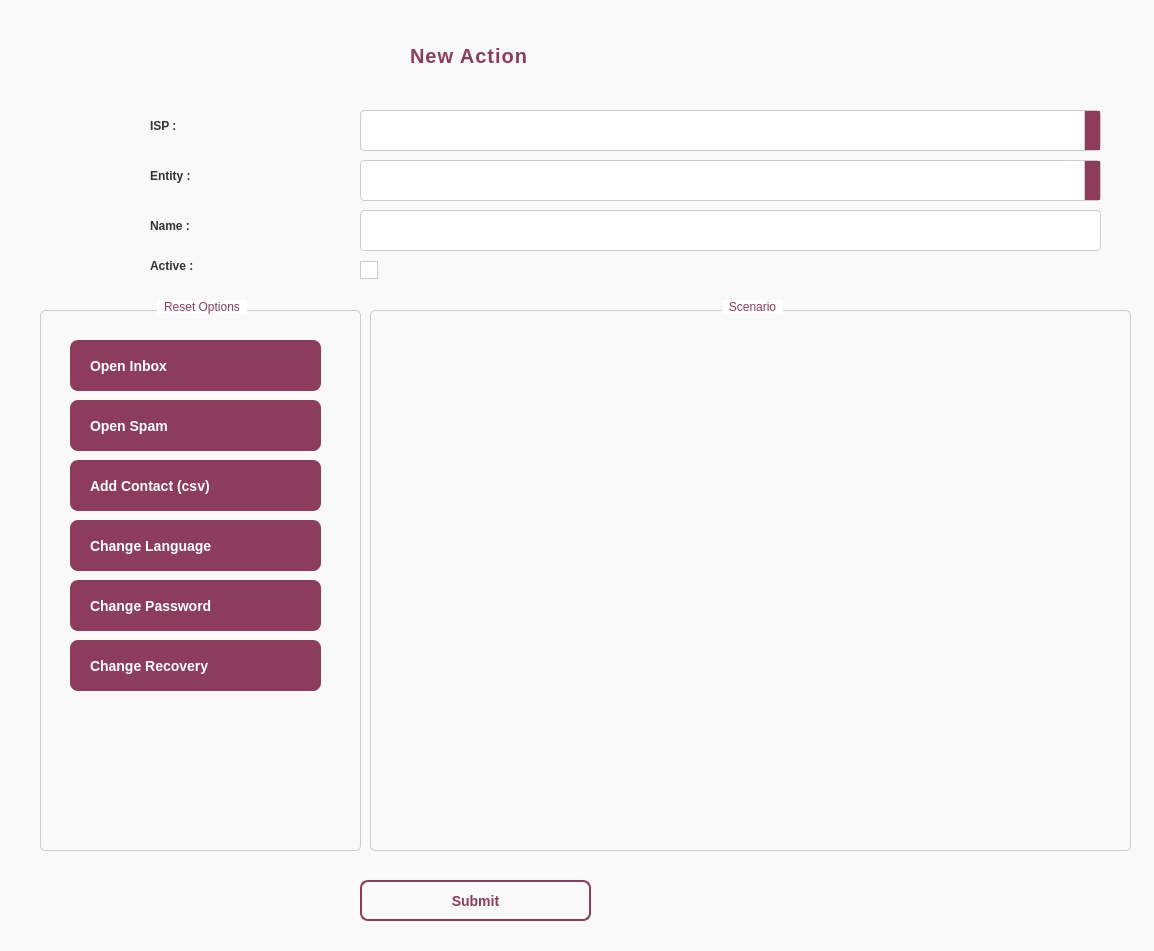
<?xml version="1.0" encoding="UTF-8"?>
<ui version="4.0">
 <class>Form</class>
 <widget class="QWidget" name="Form">
  <property name="geometry">
   <rect>
    <x>0</x>
    <y>0</y>
    <width>1154</width>
    <height>951</height>
   </rect>
  </property>
  <property name="windowTitle">
   <string>Form</string>
  </property>
  <property name="styleSheet">
   <string notr="true">QWidget {
    background-color: #F9F9F9; 
    font-family: &quot;Segoe UI&quot;; 
    font-size: 12px; 
    color: #333; 
}

QLabel {
    color: #333;
    font-weight: bold;
}

QPushButton {
    background-color: #8d3c5d;
    color: white; 
    font-size: 14px;
    font-weight: bold;
    border-radius: 8px; 
    padding: 10px 20px; 
    text-align: left; 
}

QPushButton:hover {
    background-color: #6b2d47;
}

QPushButton:pressed {
    background-color: #4e2437; 
}

QLineEdit {
    border: 1px solid #CCC; 
    border-radius: 4px; 
    padding: 5px; 
    background-color: #FFF;
    color: #333; 
}

QLineEdit:focus {
    border: 1px solid #8d3c5d; 
}

QComboBox {
    border: 1px solid #CCC;
    border-radius: 4px;
    padding: 5px;
    background-color: #FFF;
    color: #333;
}

QComboBox::drop-down {
    border-left: 1px solid #CCC;
    background-color: #8d3c5d;
}

QCheckBox {
    spacing: 5px; 
    font-weight: bold;
    color: #333;
}

QCheckBox::indicator {
    width: 16px;
    height: 16px;
}

QCheckBox::indicator:checked {
    background-color: #8d3c5d; 
    border: 1px solid #6b2d47; 
}

QCheckBox::indicator:unchecked {
    background-color: #FFF; 
    border: 1px solid #CCC;
}

QListWidget {
    border: 1px solid #CCC;
    border-radius: 4px;
    background-color: #FFF;
    padding: 5px;
    color: #333;
}

QListWidget::item {
    padding: 5px;
    border-bottom: 1px solid #EEE;
}

QListWidget::item:hover {
    background-color: #F2F2F2;
}

QListWidget::item:selected {
    background-color: #8d3c5d;
    color: white;
}

QGroupBox {
    border: 1px solid #CCC;
    border-radius: 5px;
    margin-top: 10px;
    padding: 10px;
}

QGroupBox::title {
    subcontrol-origin: margin;
    subcontrol-position: top center; 
    padding: 0 5px;
    background-color: #FFF;
    color: #8d3c5d; 
    font-weight: bold;
}
</string>
  </property>
  <widget class="QGroupBox" name="groupBox">
   <property name="geometry">
    <rect>
     <x>40</x>
     <y>300</y>
     <width>321</width>
     <height>551</height>
    </rect>
   </property>
   <property name="title">
    <string>Reset Options</string>
   </property>
   <widget class="QPushButton" name="pushButton_2">
    <property name="geometry">
     <rect>
      <x>30</x>
      <y>40</y>
      <width>251</width>
      <height>51</height>
     </rect>
    </property>
    <property name="cursor">
     <cursorShape>PointingHandCursor</cursorShape>
    </property>
    <property name="styleSheet">
     <string notr="true">QPushButton {
    background-color: #8d3c5d; 
    color: white; 
    font-size: 14px; 
    font-weight: bold; 
    border-radius: 8px; 
    text-align: left; 
    padding-right: 40px;
}

QPushButton::menu-indicator {
    image: none; 
}

QPushButton:hover {
    background-color: #800000; 
}

QPushButton:pressed {
    background-color: #5C0000; 
}
</string>
    </property>
    <property name="text">
     <string>Open Inbox</string>
    </property>
    <property name="icon">
     <iconset>
      <normaloff>icons/icon.png</normaloff>icons/icon.png</iconset>
    </property>
    <property name="shortcut">
     <string/>
    </property>
   </widget>
   <widget class="QPushButton" name="pushButton_3">
    <property name="geometry">
     <rect>
      <x>30</x>
      <y>160</y>
      <width>251</width>
      <height>51</height>
     </rect>
    </property>
    <property name="cursor">
     <cursorShape>PointingHandCursor</cursorShape>
    </property>
    <property name="styleSheet">
     <string notr="true">QPushButton {
    background-color: #8d3c5d; 
    color: white; 
    font-size: 14px; 
    font-weight: bold; 
    border-radius: 8px; 
    text-align: left; 
    padding-right: 40px;
}

QPushButton::menu-indicator {
    image: none; 
}

QPushButton:hover {
    background-color: #800000; 
}

QPushButton:pressed {
    background-color: #5C0000; 
}
</string>
    </property>
    <property name="text">
     <string>Add Contact (csv)</string>
    </property>
    <property name="icon">
     <iconset>
      <normaloff>icons/icon.png</normaloff>icons/icon.png</iconset>
    </property>
    <property name="shortcut">
     <string/>
    </property>
   </widget>
   <widget class="QPushButton" name="pushButton_4">
    <property name="geometry">
     <rect>
      <x>30</x>
      <y>100</y>
      <width>251</width>
      <height>51</height>
     </rect>
    </property>
    <property name="cursor">
     <cursorShape>PointingHandCursor</cursorShape>
    </property>
    <property name="styleSheet">
     <string notr="true">QPushButton {
    background-color: #8d3c5d; 
    color: white; 
    font-size: 14px; 
    font-weight: bold; 
    border-radius: 8px; 
    text-align: left; 
    padding-right: 40px;
}

QPushButton::menu-indicator {
    image: none; 
}

QPushButton:hover {
    background-color: #800000; 
}

QPushButton:pressed {
    background-color: #5C0000; 
}
</string>
    </property>
    <property name="text">
     <string>Open Spam</string>
    </property>
    <property name="icon">
     <iconset>
      <normaloff>icons/icon.png</normaloff>icons/icon.png</iconset>
    </property>
    <property name="shortcut">
     <string/>
    </property>
   </widget>
   <widget class="QPushButton" name="pushButton_5">
    <property name="geometry">
     <rect>
      <x>30</x>
      <y>220</y>
      <width>251</width>
      <height>51</height>
     </rect>
    </property>
    <property name="cursor">
     <cursorShape>PointingHandCursor</cursorShape>
    </property>
    <property name="styleSheet">
     <string notr="true">QPushButton {
    background-color: #8d3c5d; 
    color: white; 
    font-size: 14px; 
    font-weight: bold; 
    border-radius: 8px; 
    text-align: left; 
    padding-right: 40px;
}

QPushButton::menu-indicator {
    image: none; 
}

QPushButton:hover {
    background-color: #800000; 
}

QPushButton:pressed {
    background-color: #5C0000; 
}
</string>
    </property>
    <property name="text">
     <string>Change Language</string>
    </property>
    <property name="icon">
     <iconset>
      <normaloff>icons/icon.png</normaloff>icons/icon.png</iconset>
    </property>
    <property name="shortcut">
     <string/>
    </property>
   </widget>
   <widget class="QPushButton" name="pushButton_6">
    <property name="geometry">
     <rect>
      <x>30</x>
      <y>340</y>
      <width>251</width>
      <height>51</height>
     </rect>
    </property>
    <property name="cursor">
     <cursorShape>PointingHandCursor</cursorShape>
    </property>
    <property name="styleSheet">
     <string notr="true">QPushButton {
    background-color: #8d3c5d; 
    color: white; 
    font-size: 14px; 
    font-weight: bold; 
    border-radius: 8px; 
    text-align: left; 
    padding-right: 40px;
}

QPushButton::menu-indicator {
    image: none; 
}

QPushButton:hover {
    background-color: #800000; 
}

QPushButton:pressed {
    background-color: #5C0000; 
}
</string>
    </property>
    <property name="text">
     <string>Change Recovery</string>
    </property>
    <property name="icon">
     <iconset>
      <normaloff>icons/icon.png</normaloff>icons/icon.png</iconset>
    </property>
    <property name="shortcut">
     <string/>
    </property>
   </widget>
   <widget class="QPushButton" name="pushButton_7">
    <property name="geometry">
     <rect>
      <x>30</x>
      <y>280</y>
      <width>251</width>
      <height>51</height>
     </rect>
    </property>
    <property name="cursor">
     <cursorShape>PointingHandCursor</cursorShape>
    </property>
    <property name="styleSheet">
     <string notr="true">QPushButton {
    background-color: #8d3c5d; 
    color: white; 
    font-size: 14px; 
    font-weight: bold; 
    border-radius: 8px; 
    text-align: left; 
    padding-right: 40px;
}

QPushButton::menu-indicator {
    image: none; 
}

QPushButton:hover {
    background-color: #800000; 
}

QPushButton:pressed {
    background-color: #5C0000; 
}
</string>
    </property>
    <property name="text">
     <string>Change Password</string>
    </property>
    <property name="icon">
     <iconset>
      <normaloff>icons/icon.png</normaloff>icons/icon.png</iconset>
    </property>
    <property name="shortcut">
     <string/>
    </property>
   </widget>
  </widget>
  <widget class="QGroupBox" name="groupBox_2">
   <property name="geometry">
    <rect>
     <x>370</x>
     <y>300</y>
     <width>761</width>
     <height>551</height>
    </rect>
   </property>
   <property name="title">
    <string>Scenario</string>
   </property>
  </widget>
  <widget class="QComboBox" name="comboBox">
   <property name="geometry">
    <rect>
     <x>360</x>
     <y>110</y>
     <width>741</width>
     <height>41</height>
    </rect>
   </property>
  </widget>
  <widget class="QComboBox" name="comboBox_2">
   <property name="geometry">
    <rect>
     <x>360</x>
     <y>160</y>
     <width>741</width>
     <height>41</height>
    </rect>
   </property>
  </widget>
  <widget class="QLineEdit" name="lineEdit">
   <property name="geometry">
    <rect>
     <x>360</x>
     <y>210</y>
     <width>741</width>
     <height>41</height>
    </rect>
   </property>
  </widget>
  <widget class="QCheckBox" name="checkBox">
   <property name="geometry">
    <rect>
     <x>360</x>
     <y>260</y>
     <width>21</width>
     <height>20</height>
    </rect>
   </property>
   <property name="text">
    <string/>
   </property>
  </widget>
  <widget class="QLabel" name="label">
   <property name="geometry">
    <rect>
     <x>150</x>
     <y>110</y>
     <width>41</width>
     <height>31</height>
    </rect>
   </property>
   <property name="text">
    <string>ISP :</string>
   </property>
  </widget>
  <widget class="QLabel" name="label_2">
   <property name="geometry">
    <rect>
     <x>150</x>
     <y>160</y>
     <width>51</width>
     <height>31</height>
    </rect>
   </property>
   <property name="text">
    <string>Entity :</string>
   </property>
  </widget>
  <widget class="QLabel" name="label_3">
   <property name="geometry">
    <rect>
     <x>150</x>
     <y>210</y>
     <width>51</width>
     <height>31</height>
    </rect>
   </property>
   <property name="text">
    <string>Name :</string>
   </property>
  </widget>
  <widget class="QLabel" name="label_4">
   <property name="geometry">
    <rect>
     <x>150</x>
     <y>250</y>
     <width>61</width>
     <height>31</height>
    </rect>
   </property>
   <property name="text">
    <string>Active :</string>
   </property>
  </widget>
  <widget class="QPushButton" name="submitButton">
   <property name="geometry">
    <rect>
     <x>360</x>
     <y>880</y>
     <width>231</width>
     <height>41</height>
    </rect>
   </property>
   <property name="styleSheet">
    <string notr="true">QPushButton {
    background-color: transparent; /* Fond transparent */
    color: #8d3c5d; /* Texte rouge */
    font-size: 14px;
    font-weight: bold;
    border: 2px solid #8d3c5d; /* Bordure rouge */
    border-radius: 8px; /* Coins arrondis */
    padding: 5px 15px; /* Espacement interne */
    text-align: center; /* Texte centré */
}

QPushButton:hover {
    background-color: #fce4ec; /* Fond légèrement rose au survol */
}

QPushButton:pressed {
    background-color: #fad4dc; /* Fond rose clair au clic */
}
</string>
   </property>
   <property name="text">
    <string>Submit</string>
   </property>
  </widget>
  <widget class="QLabel" name="label_5">
   <property name="geometry">
    <rect>
     <x>410</x>
     <y>40</y>
     <width>181</width>
     <height>31</height>
    </rect>
   </property>
   <property name="whatsThis">
    <string>QLabel {
    font-size: 24px;
    font-weight: bold;
    color: #d32f2f; /* Couleur rouge comme dans vos images */
    text-align: center; /* Centrer le texte */
}
</string>
   </property>
   <property name="styleSheet">
    <string notr="true">QLabel {
    color: #8d3c5d;
    font-size: 20px;
    font-weight: bold;
    font-family: &quot;Segoe UI&quot;, Arial, sans-serif;
    text-align: center;
    letter-spacing: 1px;
}
</string>
   </property>
   <property name="text">
    <string>New Action</string>
   </property>
  </widget>
 </widget>
 <resources/>
 <connections/>
</ui>
